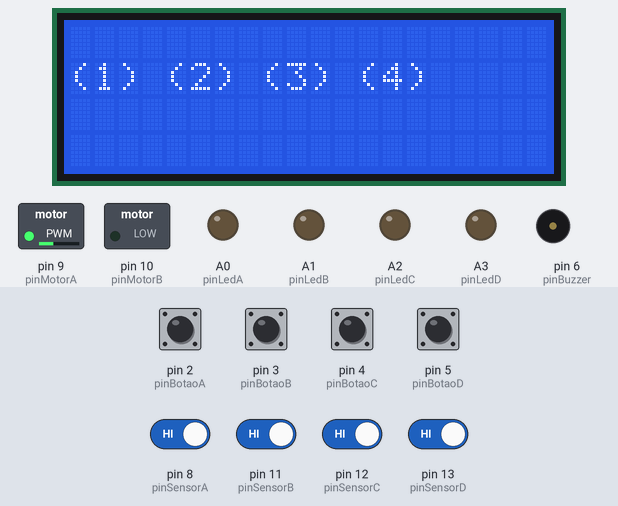
A sketch run on a simulated Arduino Uno, built with avr-gcc and run on an emulated ATmega328P. Parts: 20×4 character LCD, switched loads named in the sketch (green lamp = pin HIGH), output pins drawn as LEDs (lit = HIGH), buzzer (waves = sounding). Inputs (shaded band) come from the test bench; at power-on: pin 2 (pinBotaoA), pin 3 (pinBotaoB), pin 4 (pinBotaoC), pin 5 (pinBotaoD), pin 8 (pinSensorA), pin 11 (pinSensorB), pin 12 (pinSensorC), pin 13 (pinSensorD) HIGH.

Above: at 1.2 s.
1.3 s: pin 8 (pinSensorA) driven LOW
At 2.5 s:
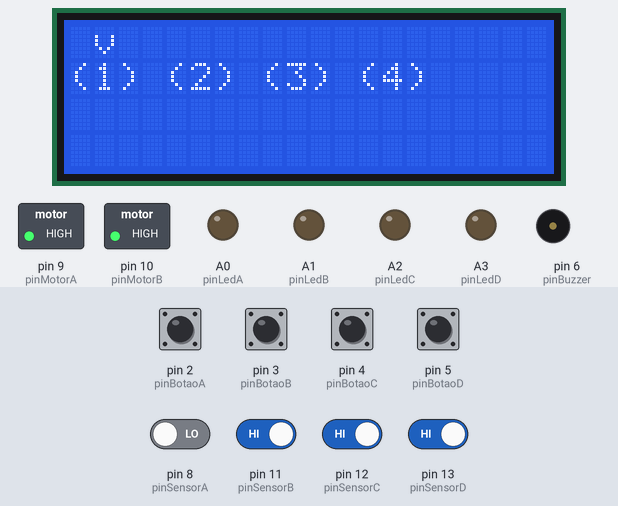
2.8 s: pin 11 (pinSensorB) driven LOW
At 4.0 s:
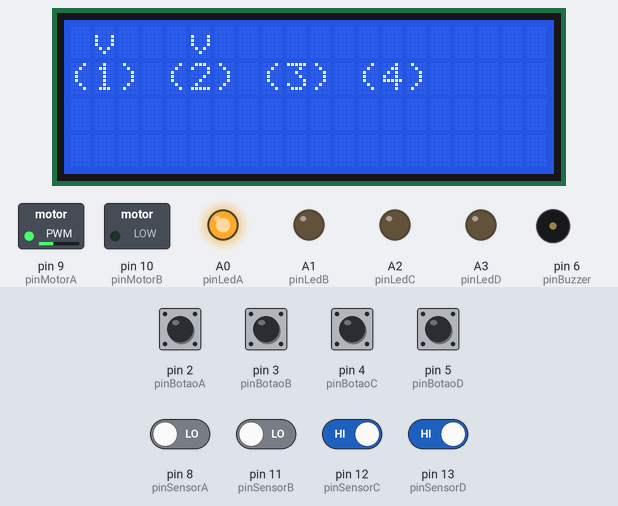
4.3 s: pin 12 (pinSensorC) driven LOW
5.8 s: pin 13 (pinSensorD) driven LOW
At 6.3 s:
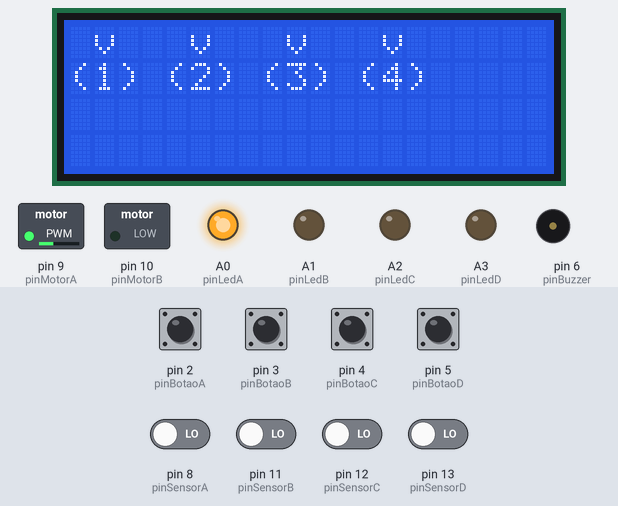
7.3 s: pin 3 (pinBotaoB) pulled LOW for 0.15 s
At 7.7 s:
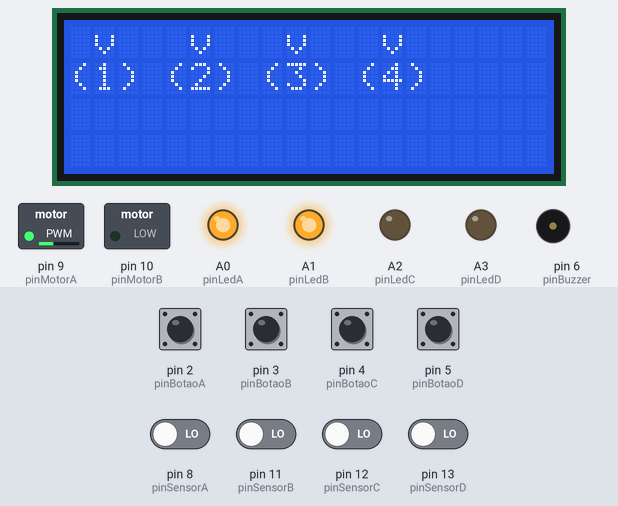
8.9 s: pin 4 (pinBotaoC) pulled LOW for 0.15 s
At 9.7 s:
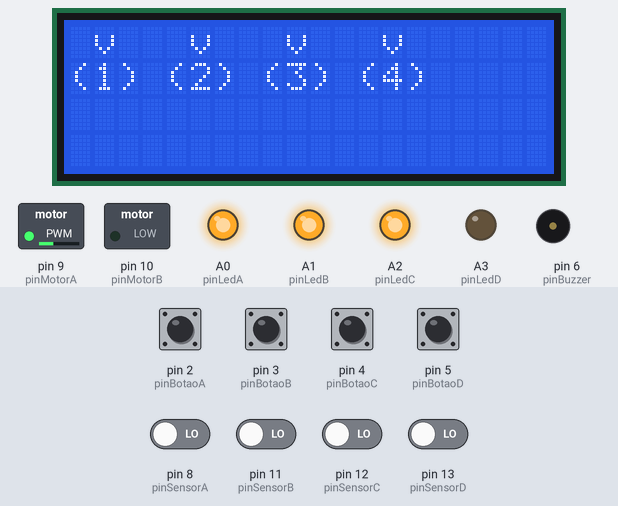
Timing chart, 0 to 11.5 s (numbered marks = the images above; inputs shaded):
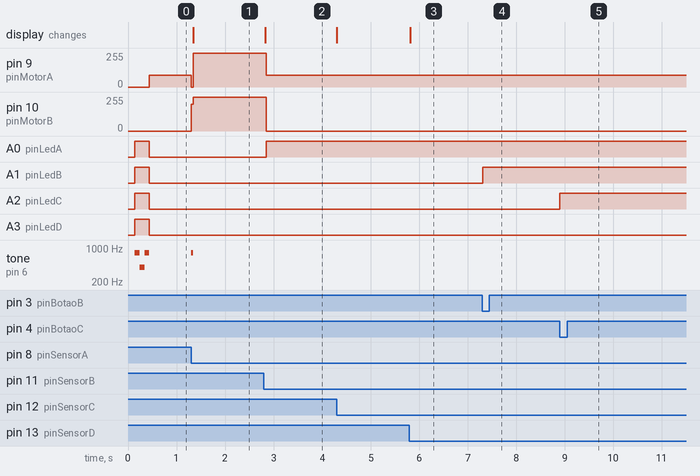

The sketch:

elevador_v01_tinkercad_uno_motor_dc_lcd.ino
```cpp
#include <Wire.h>
#include <LiquidCrystal_I2C.h>

#define pinMotorA 9    //Motor DC
#define pinMotorB 10   //Motor DC
#define pinBotaoA 2    //Botão - Andar 1
#define pinBotaoB 3    //Botão - Andar 2
#define pinBotaoC 4    //Botão - Andar 3
#define pinBotaoD 5    //Botão - Andar 4
#define pinSensorA 8   //Sensor de Efeito Hall - Andar 1
#define pinSensorB 11  //Sensor de Efeito Hall - Andar 2
#define pinSensorC 12  //Sensor de Efeito Hall - Andar 3
#define pinSensorD 13  //Sensor de Efeito Hall - Andar 4
#define pinBuzzer 6    //Buzzer Passivo
#define pinLedA A0     //LED - Andar 1
#define pinLedB A1     //LED - Andar 2
#define pinLedC A2     //LED - Andar 3
#define pinLedD A3     //LED - Andar 4

#define velocidadeSobe 200
#define velocidadeDesce 90
 //velocidade de subida //velocidade de descida menor por conta da gravidade
LiquidCrystal_I2C lcd(0x27, 20, 4);

String ponteiro[2] = { "v", " " };//controlo do ponteiro no display
int ledAndar[4] = { pinLedA, pinLedB, pinLedC, pinLedD };

bool estadoSensorA;//variaveis controladas por controles deslizantes
bool estadoSensorB;
bool estadoSensorC;
bool estadoSensorD;

bool estadoSensorAAnt;
bool estadoSensorBAnt;
bool estadoSensorCAnt;
bool estadoSensorDAnt;//variaveis controladas por controles deslizantes

int acaoElevador = 0;  //0- Parado, 1-Subir, 2-Descer
int acaoElevadorAnt = 0;

int andar = -1;//variavel que armazena o andar onde esta no momento
int andarAnt = 0;
int andarDestino = -1;//variavel onde o elevador tera de ir -1= nao esta em nenhum
int andarDestinoAnt = -1;

void setup() {
  pinMode(pinBotaoA, INPUT_PULLUP);
  pinMode(pinBotaoB, INPUT_PULLUP);
  pinMode(pinBotaoC, INPUT_PULLUP);
  pinMode(pinBotaoD, INPUT_PULLUP);

  pinMode(pinLedA, OUTPUT);
  pinMode(pinLedB, OUTPUT);
  pinMode(pinLedC, OUTPUT);
  pinMode(pinLedD, OUTPUT);

  pinMode(pinSensorA, INPUT);
  pinMode(pinSensorB, INPUT);
  pinMode(pinSensorC, INPUT);
  pinMode(pinSensorD, INPUT);

  pinMode(pinBuzzer, OUTPUT);
  pinMode(pinMotorA, OUTPUT);
  pinMode(pinMotorB, OUTPUT);

  lcd.init();
  lcd.init();
  lcd.backlight();
  //lcd.setCursor(1, 0);
  //lcd.print("Elevador montTUDO");

  lcd.setCursor(0, 1);              // 01234567890123456789   ->coordenadas
  lcd.print("(1) (2) (3) (4)");  //  (1)  (2)  (3)  (4)

  digitalWrite(pinLedA, HIGH);
  digitalWrite(pinLedB, HIGH);
  digitalWrite(pinLedC, HIGH);
  digitalWrite(pinLedD, HIGH);

  tone(pinBuzzer, 800);
  delay(100);
  tone(pinBuzzer, 400);
  delay(100);
  tone(pinBuzzer, 800);
  delay(100);
  noTone(pinBuzzer);

  digitalWrite(pinLedA, LOW);
  digitalWrite(pinLedB, LOW);
  digitalWrite(pinLedC, LOW);
  digitalWrite(pinLedD, LOW);

  identificaAndar();//
}

void loop() {

  //Controle dos botões
  if (!digitalRead(pinBotaoA)) andarDestino = 1;
  if (!digitalRead(pinBotaoB)) andarDestino = 2;
  if (!digitalRead(pinBotaoC)) andarDestino = 3;
  if (!digitalRead(pinBotaoD)) andarDestino = 4;

  //Controle das ações
  if (andar == andarDestino) acaoElevador = 0;  //Elevador precisa parar
  if (andar < andarDestino) acaoElevador = 1;   //Elevador precisa subir
  if (andar > andarDestino) acaoElevador = 2;   //Elevador precisa descer

  //Controle dos andares
  estadoSensorA = !digitalRead(pinSensorA);
  estadoSensorB = !digitalRead(pinSensorB);
  estadoSensorC = !digitalRead(pinSensorC);
  estadoSensorD = !digitalRead(pinSensorD);

  if (estadoSensorA && !estadoSensorAAnt) andar = 1;
  if (estadoSensorB && !estadoSensorBAnt) andar = 2;
  if (estadoSensorC && !estadoSensorCAnt) andar = 3;
  if (estadoSensorD && !estadoSensorDAnt) andar = 4;

  //Executa a ação de acordo com o estado do elevador e os comandos recebidos pelos botões
  if (acaoElevador == 0) {
    if (acaoElevadorAnt == 1) {  //Estava subindo. Entao freia para baixo.
      analogWrite(pinMotorA, 255);
      analogWrite(pinMotorB, 255);
      tone(pinBuzzer, 800);
      delay(40);
      noTone(pinBuzzer);
    }
    if (acaoElevadorAnt == 2) {  //Estava descendo. Entao freia para cima.
      analogWrite(pinMotorA, 0);
      analogWrite(pinMotorB, velocidadeSobe);
      tone(pinBuzzer, 800);
      delay(40);
      noTone(pinBuzzer);
    }
    analogWrite(pinMotorA, 255);
    analogWrite(pinMotorB, 255);//inves de travar qnd esta a ir para baixo da um impulso para cima

    digitalWrite(pinLedA, LOW);
    digitalWrite(pinLedB, LOW);
    digitalWrite(pinLedC, LOW);
    digitalWrite(pinLedD, LOW);
  } else {
    digitalWrite(ledAndar[andarDestino - 1], HIGH);
  }

  if (acaoElevador == 1) {  //Subir o elevador
    analogWrite(pinMotorA, 0);
    analogWrite(pinMotorB, velocidadeSobe);
  }

  if (acaoElevador == 2) {  //Descer o elevador
    analogWrite(pinMotorA, velocidadeDesce);
    analogWrite(pinMotorB, 0);
  }

  //Atualiza o ponteiro dos andares no display
  lcd.setCursor(1, 0);
  lcd.print(ponteiro[digitalRead(pinSensorA)]);
  lcd.setCursor(5, 0);
  lcd.print(ponteiro[digitalRead(pinSensorB)]);
  lcd.setCursor(9, 0);
  lcd.print(ponteiro[digitalRead(pinSensorC)]);
  lcd.setCursor(13, 0);
  lcd.print(ponteiro[digitalRead(pinSensorD)]);

  estadoSensorAAnt = estadoSensorA;
  estadoSensorBAnt = estadoSensorB;
  estadoSensorCAnt = estadoSensorC;
  estadoSensorDAnt = estadoSensorD;

  acaoElevadorAnt = acaoElevador;
  andarAnt = andar;
  andarDestinoAnt = andarDestino;

  delay(20);
}

void identificaAndar() {

  estadoSensorA = !digitalRead(pinSensorA);
  estadoSensorB = !digitalRead(pinSensorB);
  estadoSensorC = !digitalRead(pinSensorC);
  estadoSensorD = !digitalRead(pinSensorD);

  andar = -1;
  if (estadoSensorA) andar = 1;
  if (estadoSensorB) andar = 2;
  if (estadoSensorC) andar = 3;
  if (estadoSensorD) andar = 4;
//fluxograma parte de andar nao identificado
  //Caso nenhum sensor detectado, desce o elevador até que um seja encontrado.
  if (andar == -1) {
    analogWrite(pinMotorA, velocidadeDesce);
    analogWrite(pinMotorB, 0);
  }

  do {

    estadoSensorA = !digitalRead(pinSensorA);
    estadoSensorB = !digitalRead(pinSensorB);
    estadoSensorC = !digitalRead(pinSensorC);
    estadoSensorD = !digitalRead(pinSensorD);

    if (estadoSensorA) andar = 1;
    if (estadoSensorB) andar = 2;
    if (estadoSensorC) andar = 3;
    if (estadoSensorD) andar = 4;

    if (andar != -1) {
      analogWrite(pinMotorA, 0);
      analogWrite(pinMotorB, velocidadeSobe);
      tone(pinBuzzer, 800);
      delay(40);
      noTone(pinBuzzer);
      analogWrite(pinMotorA, 255);
      analogWrite(pinMotorB, 255);

      break;
    }
  } while (andar == -1);

  andarDestino = andar;
}
```

Measured:
- after the input at 1.3 s, pin 9 (pinMotorA): 90/255 → 255/255 at once; pin 10 (pinMotorB): 0/255 → 255/255 at once; tone on pin 6 (pinBuzzer): silent → 800 Hz at once, → silent 0.04 s later; the display: changes at once (image 1)
- after the input at 2.8 s, pin 9 (pinMotorA): 255/255 → 90/255 after 0.05 s; pin 10 (pinMotorB): 255/255 → 0/255 after 0.05 s; A0 (pinLedA): LOW → HIGH after 0.05 s; the display: changes at once (image 2)
- after the input at 5.8 s, the display: changes at once (image 3)
- after the input at 7.3 s, A1 (pinLedB): LOW → HIGH at once
- after the input at 8.9 s, A2 (pinLedC): LOW → HIGH at once
